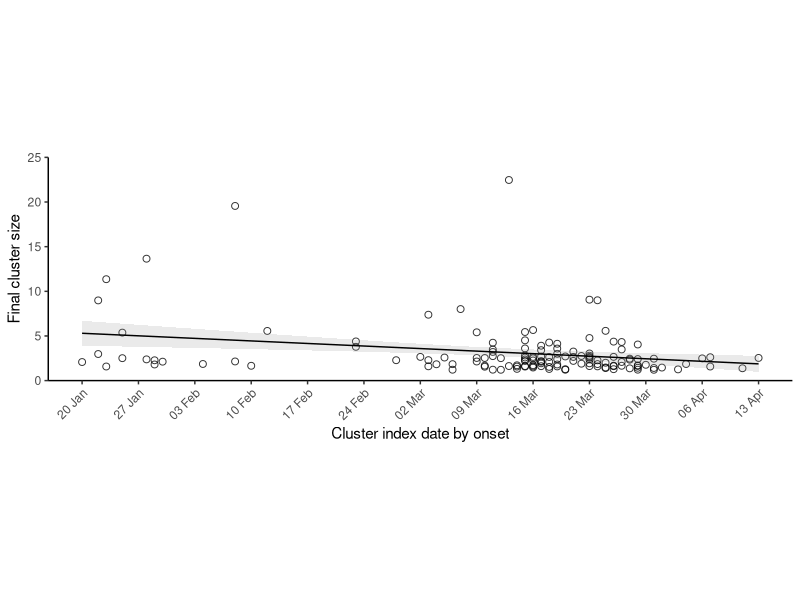
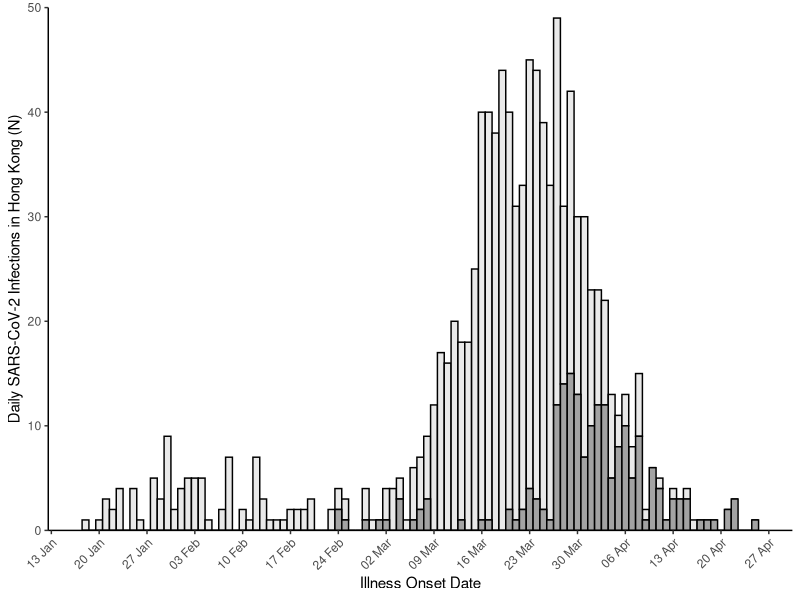
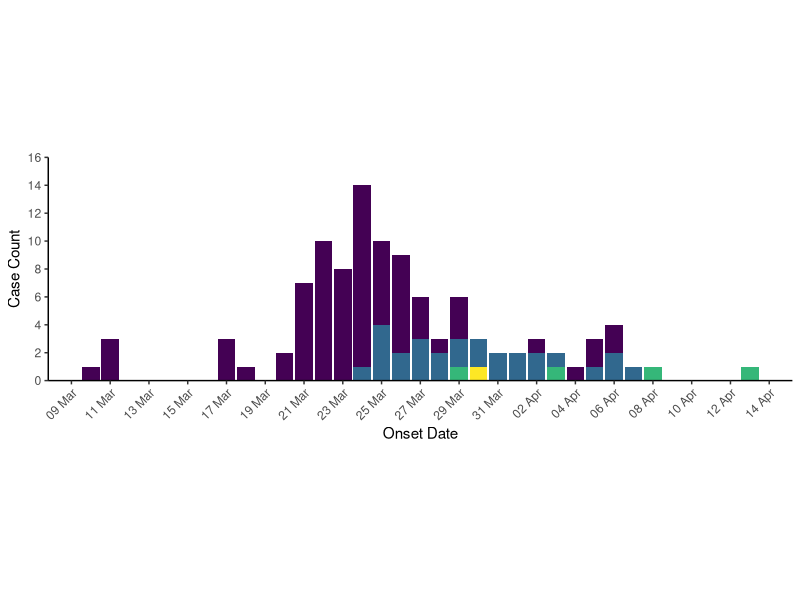
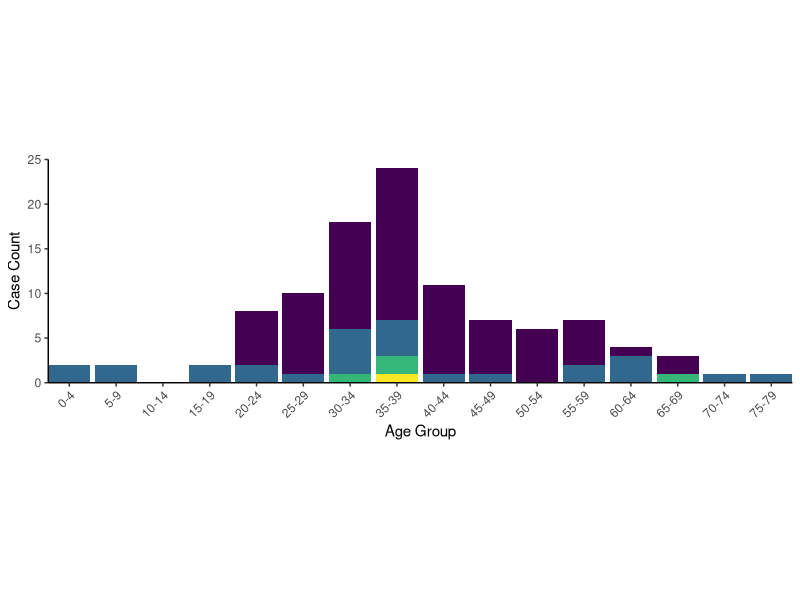
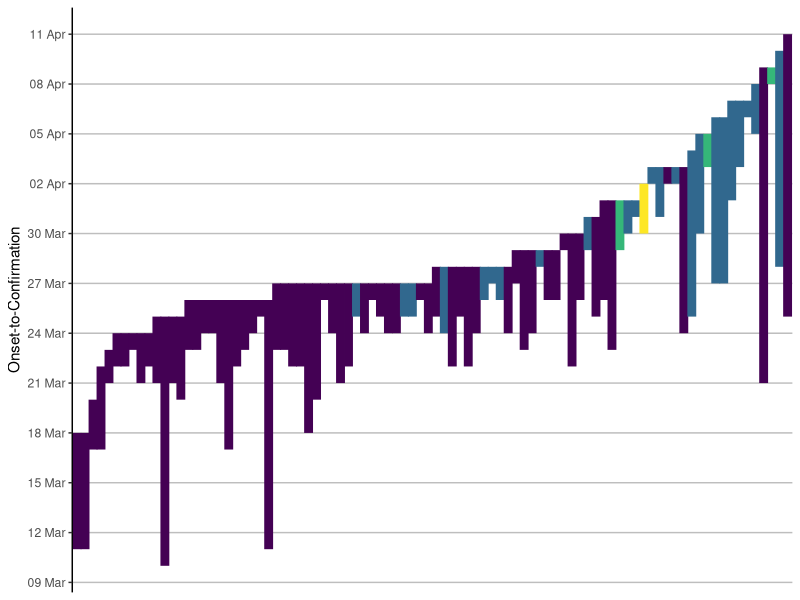
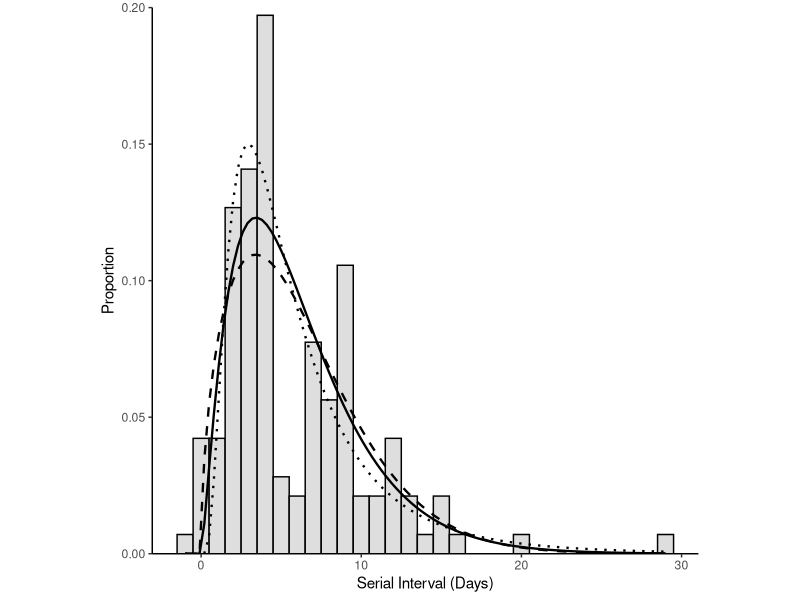
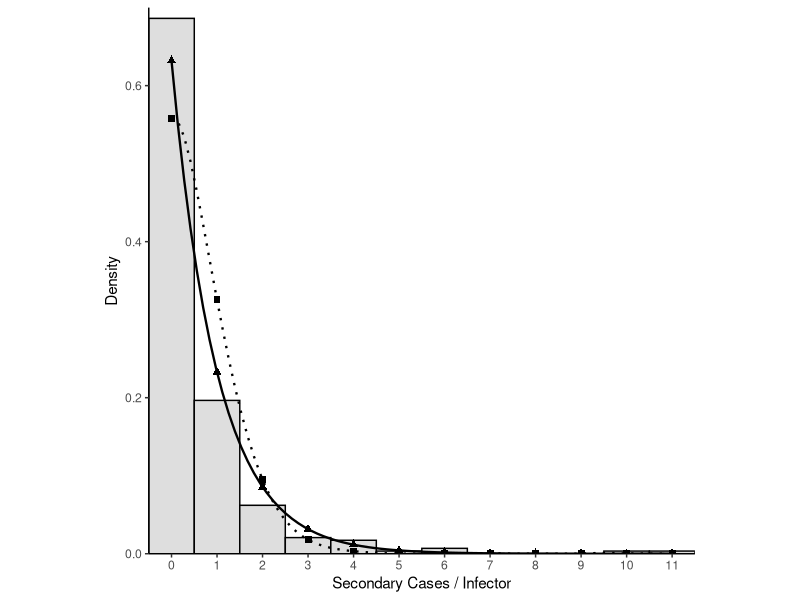
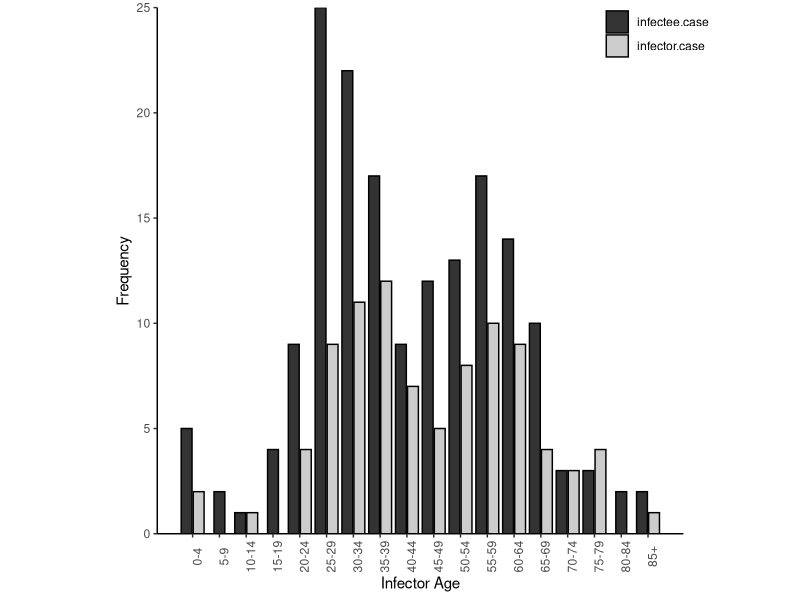

These charts were generated, in order, by the following R code: (Note: this script raises an error after producing the figures.)
library(tidyverse)
library(lubridate)
library(fitdistrplus)
library(viridis)

#import data
case_data <- read_csv(file = "data/case_data.csv")
age_transmission_pairs <- read_csv(file = "data/age_pairs.csv")
sex_transmission_pairs <- read_csv(file = "data/sex_transmission_pairs.csv")
transmission_pairs <- read_csv(file = "data/transmission_pairs.csv")
bar_data <- read_csv("data/bar_data.csv")

#recode case_data dates
case_data <- case_data %>%
  mutate(onset.date = dmy(onset.date),
         confirm.date = dmy(confirm.date),
         epi.date = dmy(epi.date))

#Extended Data Figure 1 excluding N=106 outlier edited in post
case_data %>%
  filter(cluster.id != 0) %>%
  group_by(cluster.id) %>%
  mutate(cluster.size = n()) %>%
  arrange(epi.date) %>%
  slice(1L) %>%
  ggplot() +
  geom_jitter(aes(x = epi.date, y = cluster.size), alpha = 0.8, size = 2, shape = 21, width = 0, height = 0.8) +
  geom_smooth(method = lm, aes(x = epi.date, y = cluster.size), se = T, size = 0.5, colour = "black", alpha = 0.2) + 
  scale_x_date("Cluster index date by onset", date_breaks = "1 week", date_labels = "%d %b", minor_breaks = NULL) +
  scale_y_continuous("Final cluster size", expand = c(0,0), limits = c(0,25)) +
  theme_classic() +
  theme(aspect.ratio = 0.3, legend.position = "NULL", axis.text.x = element_text(angle = 45, hjust = 1))


##Stats for Extended Data Figure 1
case_data %>%
  filter(cluster.id != 0) %>%
  group_by(cluster.id) %>%
  mutate(cluster.size = n()) %>%
  arrange(epi.date) %>%
  slice(1L) %>%
  lm(as.numeric(epi.date) ~ cluster.size, data = .) %>%
  summary()


#Extended Data Figure 2
ggplot(data = case_data) +
  geom_histogram(aes(x = epi.date, fill = fct_rev(symptomatic)), colour = 'black', binwidth = 1, alpha = 0.9) +
  labs(x="Illness Onset Date") +
  theme_classic() +
  theme(axis.text.x = element_text(angle = 45, hjust = 1), legend.position = 'none') +
  scale_x_date(date_breaks = "1 week", 
               date_labels = "%d %b", 
               minor_breaks = NULL) +
  scale_y_continuous("Daily SARS-CoV-2 Infections in Hong Kong (N)", expand = c(0,0), limits = c(0,50)) +
  scale_fill_grey(start = 0.9, end = 0.6)




###Extended Data Figure 3
##Figure 3A
bar_data %>%
  mutate(cluster.generation = as.ordered(cluster.generation)) %>%
  ggplot() +
  geom_bar(aes(x = epi.date, fill = cluster.generation), width = 0.9) +
  scale_x_date(name = "Onset Date",
               date_breaks = "2 days", 
               date_labels = "%d %b", 
               minor_breaks = NULL) +
  scale_y_continuous("Case Count", expand = c(0,0), breaks = seq(0,16, by = 2), limits = c(0,16)) +
  theme_classic() +
  theme(aspect.ratio = 0.3, 
        legend.position = 'none', 
        axis.text.x = element_text(angle = 45, hjust = 1 )) +
  scale_fill_viridis_d()

#Figure 3B
bar_data %>%
  ggplot() +
  geom_bar(aes(x = age.group, fill = cluster.generation)) +
  scale_x_continuous(name = "Age Group", expand = c(0,0), breaks = 1:18,
                     labels = c("0-4",
                                "5-9",
                                "10-14",
                                "15-19",
                                "20-24",
                                "25-29",
                                "30-34",
                                "35-39",
                                "40-44",
                                "45-49",
                                "50-54",
                                "55-59",
                                "60-64",
                                "65-69",
                                "70-74",
                                "75-79",
                                "80-84",
                                "85+")) +
  scale_y_continuous("Case Count", expand = c(0,0), breaks = seq(0,25, by = 5), limits = c(0,25)) +
  theme_classic() +
  theme(aspect.ratio = 0.3, 
        legend.position = 'none', 
        axis.text.x = element_text(angle = 45, hjust = 1 )) +
  scale_fill_viridis_d()

#Figure 3C (additional editing for production done in post)
bar_data %>%
  mutate(cluster.generation = as.ordered(cluster.generation)) %>%
  dplyr::select(-epi.date, -age.group) %>%
  filter(!is.na(onset.date)) %>%
  gather(date.type, date, -c(case.no, cluster.generation)) %>%
  mutate(case.no = factor(case.no, levels=rev(unique(case.no)), ordered=TRUE)) %>%
  mutate(date = as.Date(date, origin = "1970-01-01")) %>%
  ggplot() +
  geom_line(aes(x=rev(case.no), y=date, colour = cluster.generation), size = 3) +
  labs(x=NULL, y="Onset-to-Confirmation") +
  scale_y_date(date_breaks = "3 day", 
               date_labels = "%d %b", 
               minor_breaks = NULL) +
  scale_x_discrete(breaks = NULL) +
  theme_classic() +
  theme(legend.position = 'none', panel.grid.major.y = element_line(colour = 'grey')) +
  scale_color_viridis_d()


#Extended Data Figure 4
#fit lognormal distribution by maximum likeihood
lgfit <- transmission_pairs %>%
  filter(onset.diff != 'NA', 
         onset.diff >=1 ) %>%
  pull(onset.diff) %>%
  fitdist(data = ., distr = 'lnorm')

#fit gamma distribution by maximum likeihood
gfit <- transmission_pairs %>%
  filter(onset.diff != 'NA', 
         onset.diff >=1 ) %>%
  pull(onset.diff) %>%
  fitdist(data = ., distr = 'gamma')

#fit weibull distribution by maximum likeihood
wfit <- transmission_pairs %>%
  filter(onset.diff != 'NA', 
         onset.diff >=1 ) %>%
  pull(onset.diff) %>%
  fitdist(data = ., distr = 'weibull')

summary(lgfit)
summary(gfit)
summary(wfit)

#bootstrapped analysis
gfit_boot <- summary(bootdist(gfit))
wfit_boot <- summary(bootdist(wfit))
lgfit_boot <- summary(bootdist(lgfit))

#4A
transmission_pairs %>%
  filter(!is.na(onset.diff)) %>%
  ggplot() +
  geom_histogram(aes(x = onset.diff, y = ..density..), fill = '#dedede', colour = "black", binwidth = 1) +
  stat_function(fun = dgamma, args = list(shape = gfit$estimate[[1]], rate = gfit$estimate[[2]]), size = 0.8, linetype = 1) +
  stat_function(fun = dweibull, args = list(shape = wfit$estimate[[1]], scale = wfit$estimate[[2]]), size = 0.8, linetype = 2) +
  stat_function(fun = dlnorm, args = list(meanlog = lgfit$estimate[[1]], sdlog = lgfit$estimate[[2]]), size = 0.8, linetype = 3) +
  scale_x_continuous("Serial Interval (Days)") +
  scale_y_continuous("Proportion", expand = c(0,0), limits = c(0,0.20)) +
  theme_classic() +
  theme(aspect.ratio = 1)


#count number of offspring per individual infector
offspring <- transmission_pairs %>%
  dplyr::select(infector.case) %>%
  group_by(infector.case) %>%
  count() %>%
  arrange(desc(n))

#count number of terminal infectees including sporadic local cases
infectee <- transmission_pairs %>%
  dplyr::select(infector.case, infectee.case) %>%
  gather() %>%
  filter(key == 'infectee.case')

infector <-  transmission_pairs %>%
  dplyr::select(infector.case, infectee.case) %>%
  gather() %>%
  filter(key == 'infector.case')

duplicate <- infector %>%
  left_join(., infectee, by = 'value') %>%
  filter(key.y != 'NA') %>%
  dplyr::select(value) %>%
  distinct()

nterminal_infectees <- infectee %>% 
  dplyr::select(value) %>%
  filter(!value %in% duplicate$value) %>%
  transmute(case.no = as.numeric(value)) %>%
  nrow() + 46 #46 Sporadic Local cases without links to additional transmission

#create vector of complete offspring distribution with terminal cases having zero secondary cases
complete_offspringd <- enframe(c(offspring$n, rep(0,nterminal_infectees)))

#fit  distriubtions by maximum likelihood

nbfit <- complete_offspringd %>%
  pull(value) %>%
  fitdist(., distr = 'nbinom')

gefit <- complete_offspringd %>%
  pull(value) %>%
  fitdist(., distr = 'geom')

pfit <- complete_offspringd %>%
  pull(value) %>%
  fitdist(., distr = 'pois')

summary(nbfit)
summary(gefit)
summary(pfit)

#bootsprapped analysis
nbfit_boot <- summary(bootdist(nbfit))
gefit_boot <- summary(bootdist(gefit))
pfit_boot <- summary(bootdist(pfit))

#4B
ggplot() +
  geom_histogram(aes(x=complete_offspringd$value, y = ..density..), fill = "#dedede", colour = "black", binwidth = 1) +
  geom_point(aes(x = 0:11, y = dgeom(x = 0:11, prob = gefit$estimate[[1]])), color = 'black', size = 2, shape = 'triangle') +
  stat_smooth(aes(x = 0:11, y = dgeom(x = 0:11, prob = gefit$estimate[[1]])), method = 'lm', formula = y ~ poly(x, 9), se = FALSE, colour = 'black', size =0.8) +
  geom_point(aes(x = 0:11, y = dpois(x = 0:11, lambda = pfit$estimate[[1]])), color = 'black', size = 2, shape = 'square') +
  stat_smooth(aes(x = 0:11, y = dpois(x = 0:11, lambda = pfit$estimate[[1]])), method = 'lm', formula = y ~ poly(x, 9), se = FALSE, colour = 'black', size = 0.8, linetype = 3) +
  expand_limits(x = 0, y = 0) +
  scale_x_continuous("Secondary Cases / Infector", expand = c(0, 0), breaks = 0:11)  +
  scale_y_continuous("Density", limits = c(0,0.7), expand = c(0, 0)) +
  theme_classic() +
  theme(aspect.ratio = 1)



#####Extended Data Figure 5
#Figure 5A
ggplot(data=age_transmission_pairs) +
  geom_bar(aes(x = agegroup, fill = transmission), color = "black", position = position_dodge2(preserve = "single")) +
  theme_classic() +
  scale_x_continuous(name = "Infector Age", breaks = 1:18,
                     labels = c("0-4","5-9","10-14","15-19","20-24","25-29","30-34","35-39","40-44","45-49","50-54","55-59","60-64","65-69","70-74","75-79","80-84","85+")) +
  scale_y_continuous(name = "Frequency", expand = c(0,0)) +
  labs(fill = "Pair") +
  theme(aspect.ratio = 1, legend.position = c(0.95, 0.95), legend.title = element_blank(), axis.text.x = element_text(angle = 90)) +
  scale_fill_grey()

#Figure 5B (missing age for 1 case responsible for 11 secondary cases)
ggplot(data = transmission_pairs) +
  geom_count(aes(x = agegroup.infector, y = agegroup.infectee), colour = "black", alpha = 0.4) +
  geom_smooth(method = lm, aes(x=agegroup.infector, y=agegroup.infectee), se = T, size = 0.5, colour = "black", alpha = 0.2) +
  scale_x_continuous(name = "Infector Age", breaks = 1:18,
                     labels = c("0-4","5-9","10-14","15-19","20-24","25-29","30-34","35-39","40-44","45-49","50-54","55-59","60-64","65-69","70-74","75-79","80-84","85+")) +
  scale_y_continuous(name = "Infectee Age", breaks = 1:18,
                     labels = c("0-4","5-9","10-14","15-19","20-24","25-29","30-34","35-39","40-44","45-49","50-54","55-59","60-64","65-69","70-74","75-79","80-84","85+")) +
  theme_classic() +
  theme(aspect.ratio = 1, axis.text.x = element_text(angle = 90), legend.position = "none")


#Significance tests for Figure 5A and 5B
age_transmission_pairs %>%
  mutate(transmission = as_factor(transmission)) %>%
  t.test(age ~ transmission, data = .)

summary(lm(agegroup.infector ~ agegroup.infectee, data = transmission_pairs))

chisq_test(x = sex_transmission_pairs$male, y = sex_transmission_pairs$transmission)
